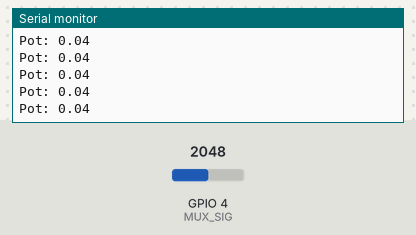
The sketch below on a simulated ESP32. On the bench: the last lines printed to the serial monitor. The inputs (shaded band) are chosen by the test bench; at power-on: GPIO 4 (MUX_SIG) = 2048.

Above: at 2.7 s.
2.8 s: GPIO 4 (MUX_SIG) set to 2866
At 2.83 s:
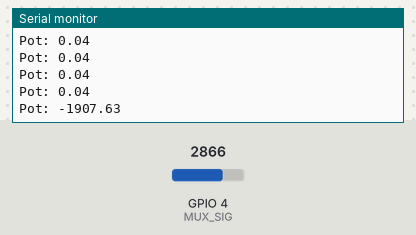
4.3 s: GPIO 4 (MUX_SIG) set to 3603
At 4.34 s:
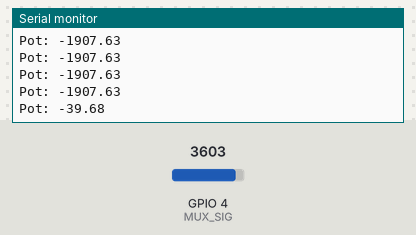
Timing chart, 0 to 7.3 s (numbered marks = the images above; inputs shaded):
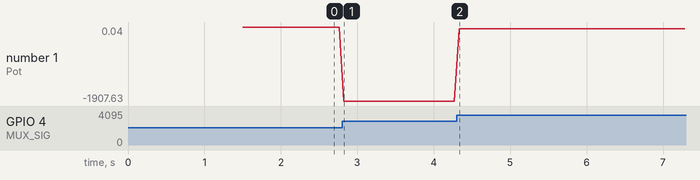

The sketch:

pot_read.ino
```cpp
// bibliotecas

#include <SPI.h>
#include <LoRa.h>
#include <Wire.h>
#include <TinyGPS++.h>
#include <HardwareSerial.h>
#include <Adafruit_ADS1015.h>

//Transmission used pins

#define SCK     5     // GPIO5  -- LoRa SX1278's SCK
#define MISO    19    // GPIO19 -- LoRa SX1278's MISnO
#define MOSI    27    // GPIO27 -- LoRa SX1278's MOSI
#define SS      18    // GPIO18 -- LoRa SX1278's CS
#define RST     14    // GPIO14 -- LoRa SX1278's RESET
#define DI0     26    // GPIO26 -- LoRa SX1278's IRQ(Interrupt Request)

#define RXPin    15  // Neo6M RX pin
#define TXPin    12  // Neo6M TX pin
#define GPSBaud 9600 // Neo6M Baud rate

#define BAUD 2000000  // BAUD serial rate

//MUX control pins

#define S0 32 //MUX control pins
#define S1 14
#define S2 13
#define S3 0
#define MUX_SIG 4 //MUX input Pin

// polynomial coefficients

#define   p5 17.5938359490609
#define   p4  1.21697808640912
#define   p3  -0.000168313273959029
#define   p2  7.69758075646963e-08
#define   p1  -1.21956845031952e-1

const float DT5_RATIO = 1.552971576f; // VOLTAGE DIVIDER FOR THE POTENTIOMETER1

// MUX input pins

 const byte DMSMux = 0;
 const byte ReverseMux = 1;
 const byte OnOffMux = 2;
 const byte CruiseMux = 3;
 const byte PotMux = 4;
 const byte CBMux = 5;
 const byte BBMux = 6;
 const byte BEMux = 7;
 const byte CEMux = 8;
 const byte ACS1Mux = 9;
 const byte BatAMux = 10;
 const byte PhotoMux = 11;
 const byte BatBankMux = 12;
 const byte ACS2Mux = 13;

// Function declaration and method
float polyfit(byte value){
  float fittedReading;
  fittedReading = (value*value*value*value*p1)+(value*value*value*p2)+(value*value*p3) + (value*p4) + p5;
  return fittedReading;
}

float PotentiometerRead(){

  SetMuxChannel(PotMux);
  float readVoltage = (polyfit(analogRead(MUX_SIG)) * 3.3) / 4095;  //if analog read == 4095, it is reading 3.3V, so convert the reading from bits to Voltage

  return readVoltage * DT5_RATIO * 2; //Multiply by the ratio of the voltage divider to find the true voltage value
}

void SetMuxChannel (byte channel) {

  digitalWrite(S0, channel>>0&1);
  digitalWrite(S1, channel>>1&1);
  digitalWrite(S2, channel>>2&1);
  digitalWrite(S3, channel>>3&1);
  delay(10);

}

void setup() {

  Serial.begin(BAUD);
  /*
  ss.begin(GPSBaud, SERIAL_8N1, TXPin, RXPin); // GPS serial communication
  */
  //pinMode(PIN_POTENCIOMETER, INPUT);
  //MUX pins
  pinMode(S0, OUTPUT);
  pinMode(S1, OUTPUT);
  pinMode(S2, OUTPUT);
  pinMode(S3, OUTPUT);
  pinMode(MUX_SIG, INPUT);

  digitalWrite(S0, LOW);
  digitalWrite(S1, LOW);
  digitalWrite(S2, LOW);
  digitalWrite(S3, LOW);

  /*
  while (!Serial);
  Serial.println();
  Serial.println("Boat sender");

  SPI.begin(SCK,MISO,MOSI,SS); // LoRa SPI communication
  LoRa.setPins(SS,RST,DI0);

  if (!LoRa.begin(FREQ)) {
    Serial.println("Starting LoRa failed!");
    while (1);
  }
  */
  Serial.println("Initialization: ok");

  delay(1500);
}

void loop() {
  // put your main code here, to run repeatedly:
  Serial.print("Pot: ");
  Serial.println(PotentiometerRead());
  delay(50);
}
```

Measured:
- after the input at 2.8 s, the serial monitor: prints a new line at once (image 1)
- after the input at 4.3 s, the serial monitor: prints a new line at once (image 2)
- plotted number 1: 0.04 → -1907.63 after the input at 2.8 s, -1907.63 → -39.68 after the input at 4.3 s
